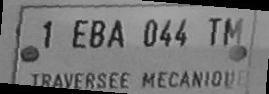
#> input picture train/CAT_1_10045_8_1EBA044TM.jpg, 269 x 94 px; its folder holds 4 pictures in this run
$ python rotate.py
#> lines starting #> are read from the running program, lines starting #| are printed output that depends on the picture
import random
from PIL import Image
import os

path_to_image_files = []
imagePath = 'train/'
f = []
for (dirpath, dirnames, filenames) in os.walk(imagePath):
    f.extend(filenames)
    break
for path in f:
    if path.split('.')[-1] == 'png' or path.split('.')[-1] == 'jpg':
        path_to_image_files.append(imagePath + path)

for filename in path_to_image_files:
    img = Image.open(path_to_image_files[0])
#> img is the input picture: PIL image 269x94 L; min 0, max 188, mean 117.8
    img = img.rotate(20 * (random.random()-0.5))
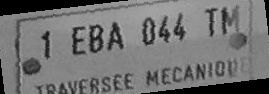
#> img: PIL image 269x94 L; min 0, max 185, mean 114.1
    img.save(imagePath + str(int(1000*random.random())) + '_' + filename.split('_')[-1].split('/')[-1])
